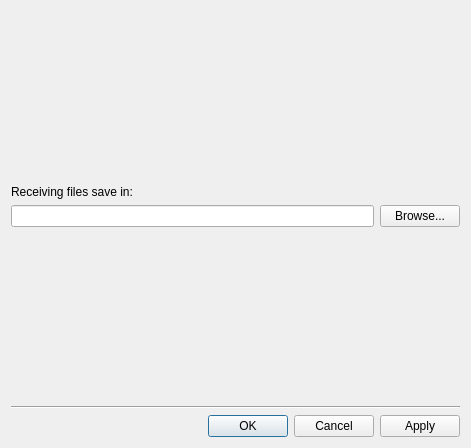
<?xml version="1.0" encoding="UTF-8"?>
<ui version="4.0">
 <class>FileSharePluginConfigDialog</class>
 <widget class="QDialog" name="FileSharePluginConfigDialog">
  <property name="geometry">
   <rect>
    <x>0</x>
    <y>0</y>
    <width>471</width>
    <height>448</height>
   </rect>
  </property>
  <property name="windowTitle">
   <string/>
  </property>
  <layout class="QVBoxLayout" name="verticalLayout">
   <item>
    <spacer name="verticalSpacer">
     <property name="orientation">
      <enum>Qt::Orientation::Vertical</enum>
     </property>
     <property name="sizeHint" stdset="0">
      <size>
       <width>20</width>
       <height>40</height>
      </size>
     </property>
    </spacer>
   </item>
   <item>
    <widget class="QLabel" name="label">
     <property name="text">
      <string>Receiving files save in:</string>
     </property>
    </widget>
   </item>
   <item>
    <layout class="QHBoxLayout" name="horizontalLayout">
     <item>
      <widget class="QLineEdit" name="filesavePathEdit">
       <property name="minimumSize">
        <size>
         <width>20</width>
         <height>0</height>
        </size>
       </property>
      </widget>
     </item>
     <item>
      <widget class="QPushButton" name="selectDirButton">
       <property name="text">
        <string>Browse...</string>
       </property>
      </widget>
     </item>
    </layout>
   </item>
   <item>
    <spacer name="verticalSpacer_2">
     <property name="orientation">
      <enum>Qt::Orientation::Vertical</enum>
     </property>
     <property name="sizeHint" stdset="0">
      <size>
       <width>20</width>
       <height>40</height>
      </size>
     </property>
    </spacer>
   </item>
   <item>
    <widget class="Line" name="line">
     <property name="orientation">
      <enum>Qt::Orientation::Horizontal</enum>
     </property>
    </widget>
   </item>
   <item>
    <widget class="QDialogButtonBox" name="buttonBox">
     <property name="orientation">
      <enum>Qt::Orientation::Horizontal</enum>
     </property>
     <property name="standardButtons">
      <set>QDialogButtonBox::StandardButton::Apply|QDialogButtonBox::StandardButton::Cancel|QDialogButtonBox::StandardButton::Ok</set>
     </property>
    </widget>
   </item>
  </layout>
 </widget>
 <resources/>
 <connections>
  <connection>
   <sender>buttonBox</sender>
   <signal>accepted()</signal>
   <receiver>FileSharePluginConfigDialog</receiver>
   <slot>accept()</slot>
   <hints>
    <hint type="sourcelabel">
     <x>248</x>
     <y>254</y>
    </hint>
    <hint type="destinationlabel">
     <x>157</x>
     <y>274</y>
    </hint>
   </hints>
  </connection>
  <connection>
   <sender>buttonBox</sender>
   <signal>rejected()</signal>
   <receiver>FileSharePluginConfigDialog</receiver>
   <slot>reject()</slot>
   <hints>
    <hint type="sourcelabel">
     <x>316</x>
     <y>260</y>
    </hint>
    <hint type="destinationlabel">
     <x>286</x>
     <y>274</y>
    </hint>
   </hints>
  </connection>
 </connections>
</ui>
